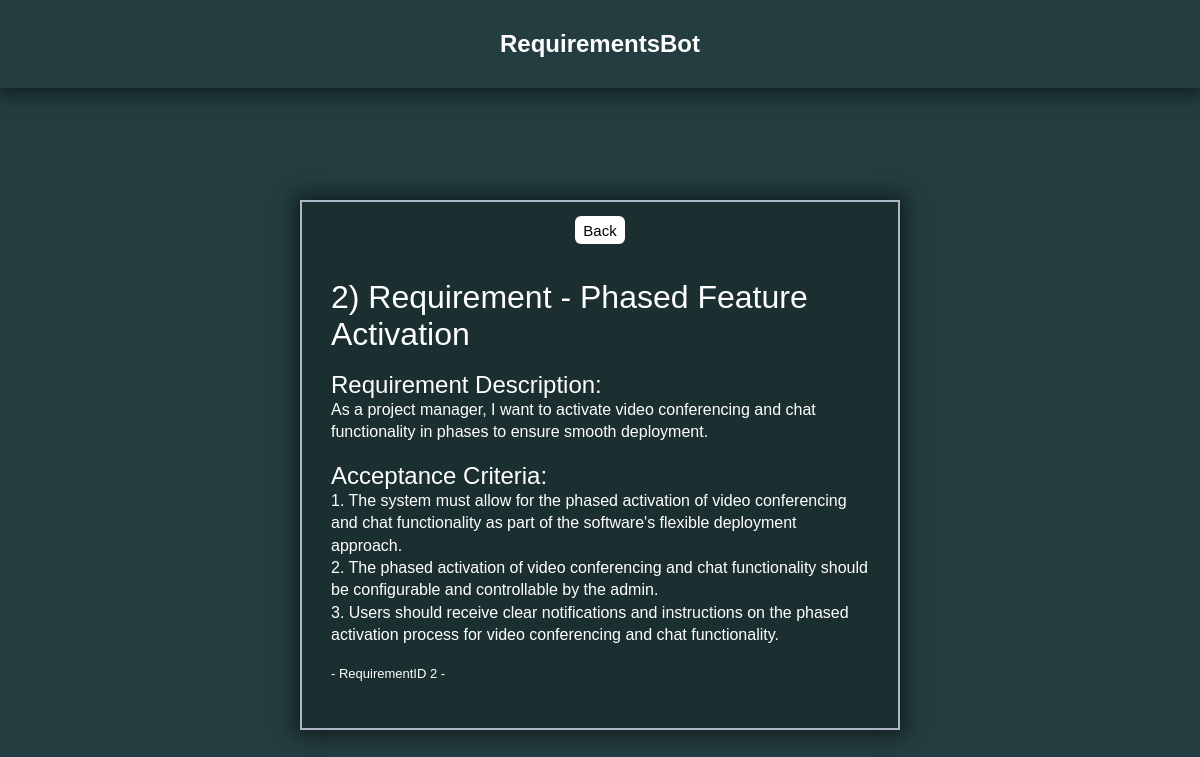
Before: /requirement/2 with the older database file.
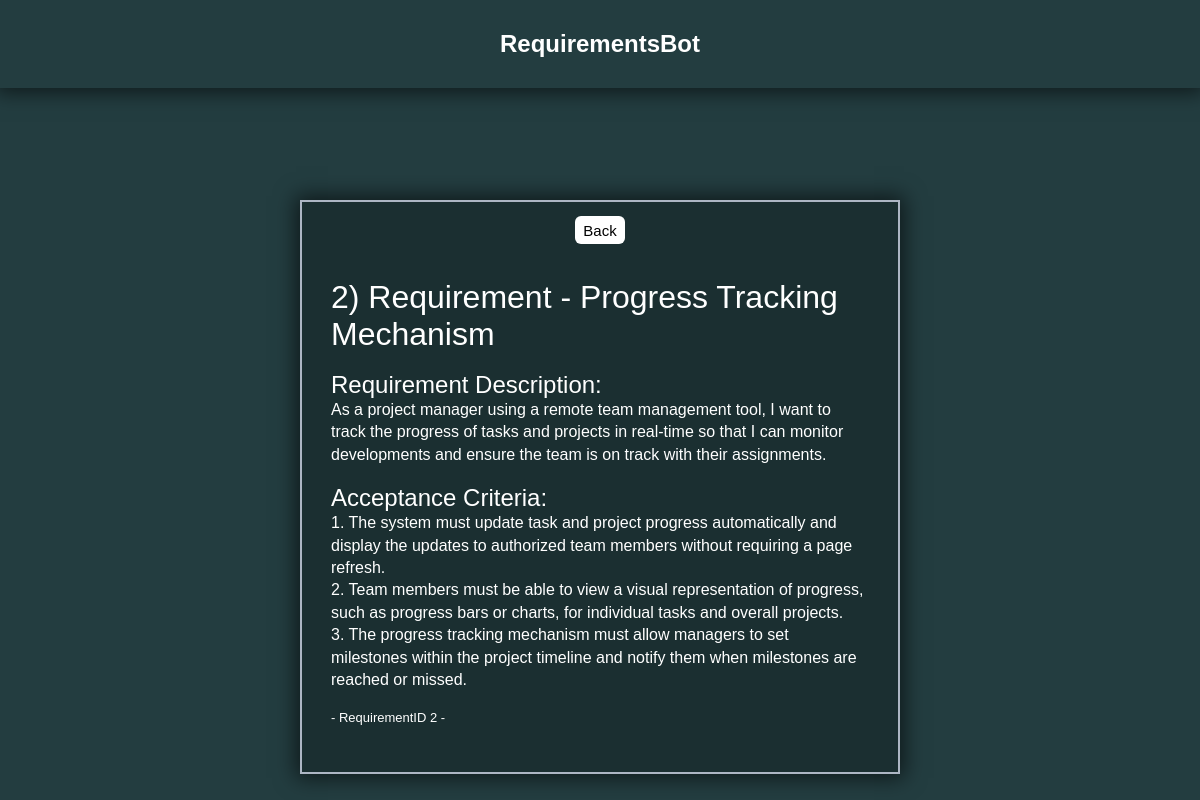
After: the same page with the newer database file.
### GPTCommunication/models.py (models this page shows, shortened)
class RequirementDetail(models.Model):
    requirementID = models.OneToOneField(RequirementsList, on_delete=models.CASCADE, primary_key=True)
    reqUserStory = models.TextField()
    reqAcceptanceCriteria = models.TextField()

class RequirementsList(models.Model):
    requirementID = models.IntegerField(primary_key=True)
    requirementName = models.CharField(max_length=100)
    requirementDescription = models.TextField()

### GPTCommunication/views.py (the view)
# urls.py: path("requirement/<int:pk>", views.RequirementDisplay.getRequirementsDetail, name="RequirementDetail"),
    def getRequirementsDetail(request, pk):
        requirement = get_object_or_404(RequirementDetail, requirementID=pk)
        return render(request, "GPTCommunication/detailed_requirement.html", {
            "requirement": requirement
        })

### GPTCommunication/templates/GPTCommunication/detailed_requirement.html (shortened to what this page needs)
{% extends "base.html" %}
{% load static %}
{% block css_files %}
 <link rel="stylesheet" href="{% static "GPTCommunication/detailed_requirement.css" %}">
{% endblock css_files %}
{% block content %}
<div id="Layout">
    <div id="BackButtonArea">
        <button id="BackButton"  onclick="location.href='{% url "Requirements"%}';">Back</button>
    </div>
    <div class="Content">
        <div class="UserStoryArea">
            <h1>{{requirement.requirementID.requirementID}}) {{ requirement.requirementID.requirementName }}</h1><br>
            <h2>Requirement Description:</h2>
            <p>{{ requirement.reqUserStory }}</p> <br>
            <h2>Acceptance Criteria:</h2>
            <p>{{ requirement.reqAcceptanceCriteria|linebreaksbr }}</p><br>
            <p id="RequirementIDText">- RequirementID {{ requirement.requirementID.requirementID }} -</p>
        </div>
    </div>
</div>
{% endblock content %}

Changed rows visible on the page:
changed RequirementDetail id 2: requirementID.requirementName "Requirement - Phased Feature Activation" → "Requirement - Progress Tracking Mechanism"; reqUserStory "As a project manager, I want to activate video conferencing and chat functionality in phases to ensure smooth deployment." → "As a project manager using a remote team management tool, I want to track the progress of tasks and projects in real-time so that I can monitor developments and ensure the team is on track with their assignments."; reqAcceptanceCriteria "1. The system must allow for the phased activation of video conferencing and chat functionality as part of the software's flexible deployment approach. 2. The phased activation of video conferencing and chat functionality should be configurable and controllable by the admin. 3. Users should receive clear notifications and instructions on the phased activation process for video conferencing and chat functionality." → "1. The system must update task and project progress automatically and display the updates to authorized team members without requiring a page refresh. 2. Team members must be able to view a visual representation of progress, such as progress bars or charts, for individual tasks and overall projects. 3. The progress tracking mechanism must allow managers to set milestones within the project timeline and notify them when milestones are reached or missed."
